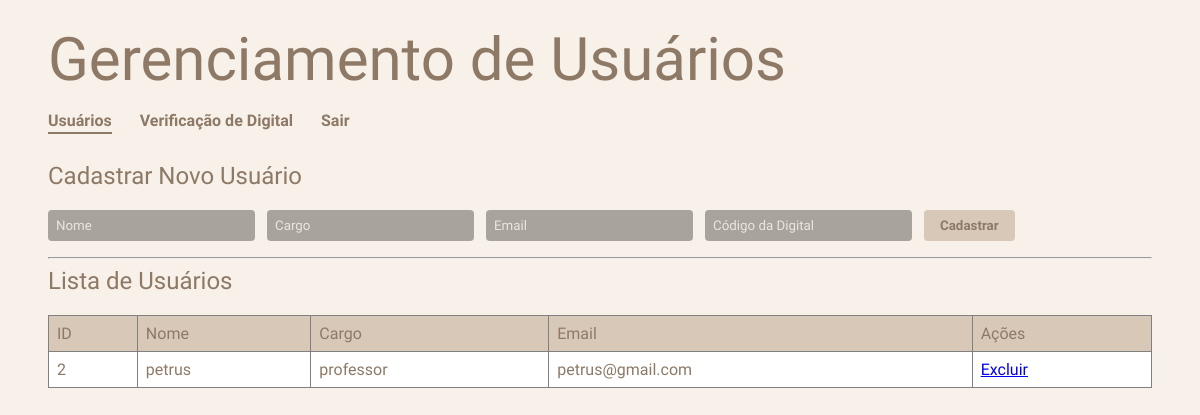
Before: / (signed in) with the older database file.
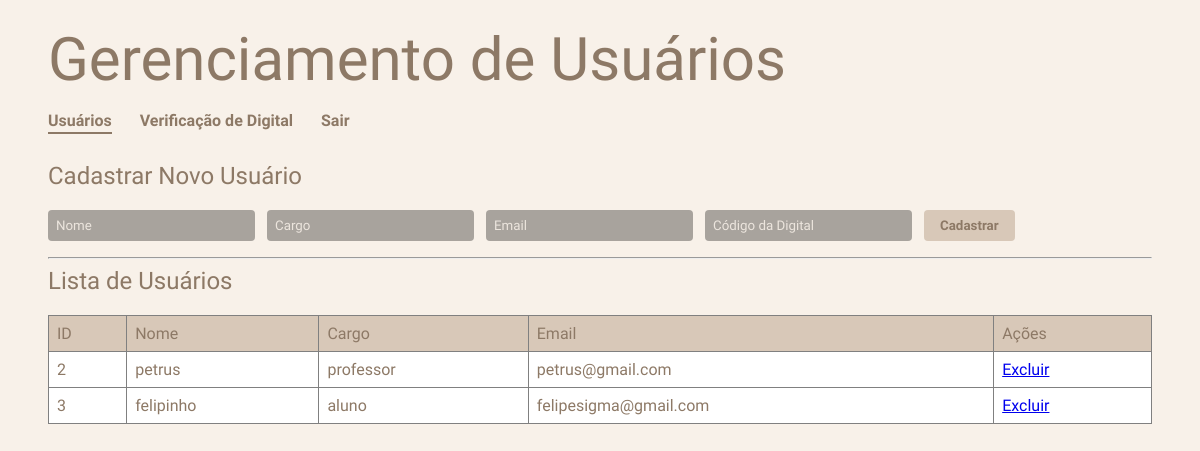
After: the same page with the newer database file.
### tables this page shows
CREATE TABLE Usuario(
        id INTEGER NOT NULL PRIMARY KEY AUTOINCREMENT,
        nome VARCHAR(50) NOT NULL,
        cargo VARCHAR(10) NOT NULL,
        email VARCHAR(50) NOT NULL
    );

### routes.py (the view)
@app.route("/")
@login_required
def homepage():
    lista_usuarios = MostarUsuarios()
    return render_template("homepage.html", usuarios=lista_usuarios)

### autenticacao.py (called while the page is built)
def login_required(funcao):
    @wraps(funcao)
    def decorada(*args, **kwargs):
        if not session.get("logado"):
            return redirect(url_for("login"))
        return funcao(*args, **kwargs)
    return decorada

### banco_de_dados.py (called while the page is built)
def MostarUsuarios():
    cursor.execute("""SELECT * FROM Usuario""")
    usuarios = cursor.fetchall()
    return usuarios

### templates/homepage.html (shortened to what this page needs)
<!DOCTYPE html>
<html lang="pt-br">
<head>
    <link rel="stylesheet" href="{{ url_for('static', filename='style.css') }}">
</head>
<body>
    <h1>Gerenciamento de Usuários</h1>
    <nav>
        <a href="{{ url_for('homepage') }}" class="ativo">Usuários</a>
        <a href="{{ url_for('verificacao') }}">Verificação de Digital</a>
        <a href="{{ url_for('logout') }}">Sair</a>
    </nav>
    <h2>Cadastrar Novo Usuário</h2>
    <form action="/cadastrar" method="POST">
        <input type="text" name="nome" placeholder="Nome" required>
        <input type="text" name="cargo" placeholder="Cargo" required>
        <input type="email" name="email" placeholder="Email" required>
        <input type="text" name="codigo_digital" placeholder="Código da Digital" required>
        <button type="submit">Cadastrar</button>
    </form>
    <hr>
    <h2>Lista de Usuários</h2>
    <table border="1" style="width: 100%; text-align: left; border-collapse: collapse;">
        <thead>
            <tr>
                <th>ID</th>
                <th>Nome</th>
                <th>Cargo</th>
                <th>Email</th>
                <th>Ações</th>
            </tr>
        </thead>
        <tbody>
            {% for usuario in usuarios %}
            <tr>
                <td>{{ usuario[0] }}</td> <td>{{ usuario[1] }}</td> <td>{{ usuario[2] }}</td> <td>{{ usuario[3] }}</td> <td>
                    <a href="/excluir/{{ usuario[0] }}" onclick="return confirm('Tem certeza que deseja excluir?')">Excluir</a>
                </td>
            </tr>
            {% else %}
            <tr>
                <td colspan="5" style="text-align: center;">Nenhum usuário cadastrado.</td>
            </tr>
            {% endfor %}
        </tbody>
    </table>
</body>
</html>

### static/style.css (style rules this page uses)
* { font-family: "Stack Sans Headline", sans-serif; font-optical-sizing: auto; font-weight: 400; font-style: normal; box-sizing: border-box; }
body { background-color: #f8f1e9; margin: 0; padding: 2vw 4vw; }
h1 { font-size: 5vw; margin: 0; color: #8d7966; }
h2 { margin-top: 0; color: #8d7966; }
nav { margin: 1rem 0 2rem 0; }
nav a { color: #8d7966; text-decoration: none; font-weight: bold; margin-right: 1.5rem; border-bottom: 2px solid transparent; padding-bottom: 2px; }
nav a:hover, nav a.ativo { border-bottom: 2px solid #8d7966; }
table { background-color: #ffffff; }
tr { color: #8d7966; }
th { background-color: #d8c8b8; padding: 0.5rem; }
td { padding: 0.5rem; }
form { display: flex; flex-wrap: wrap; gap: 0.75rem; align-items: center; margin-bottom: 1rem; }
input { background-color: #a8a39d; color: #f8f1e9; border: none; padding: 0.5rem; border-radius: 4px; }
input::placeholder { color: #f8f1e9; opacity: 0.85; }
button { color: #8d7966; background-color: #d8c8b8; border: none; padding: 0.5rem 1rem; border-radius: 4px; cursor: pointer; font-weight: bold; }

Changed rows visible on the page:
added Usuario: id "3", nome "felipinho", cargo "aluno", email "felipesigma@gmail.com"
